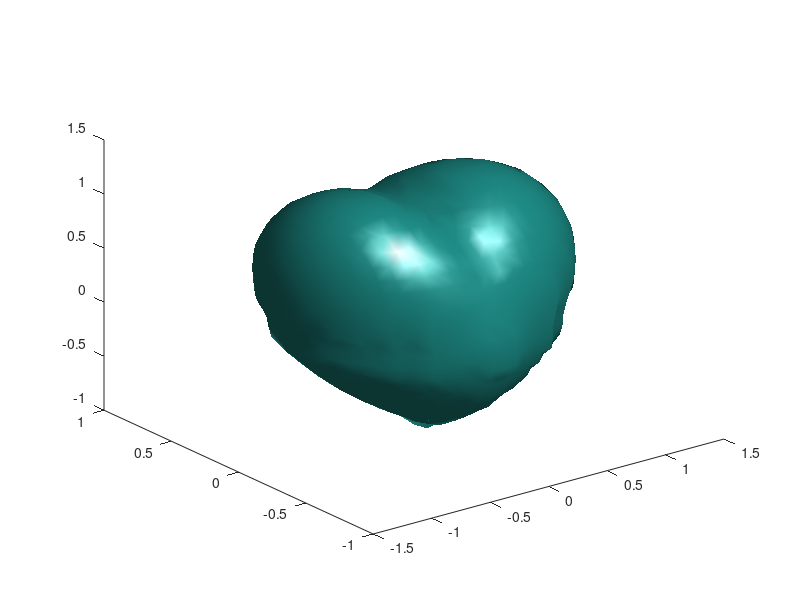

Source code (MATLAB):
[x, y, z] = meshgrid(-1.5:0.1:1.5);

% (x^2 + 9/4*y^2 + z^2 - 1)^3 - x^2*z^3 - 9/80*y^2*z^3 = 0
% use isosurface function

isosurface(x, y, z, (x.^2 + 9/4*y.^2 + z.^2 - 1).^3 - x.^2.*z.^3 - 9/80*y.^2.*z.^3, 0);